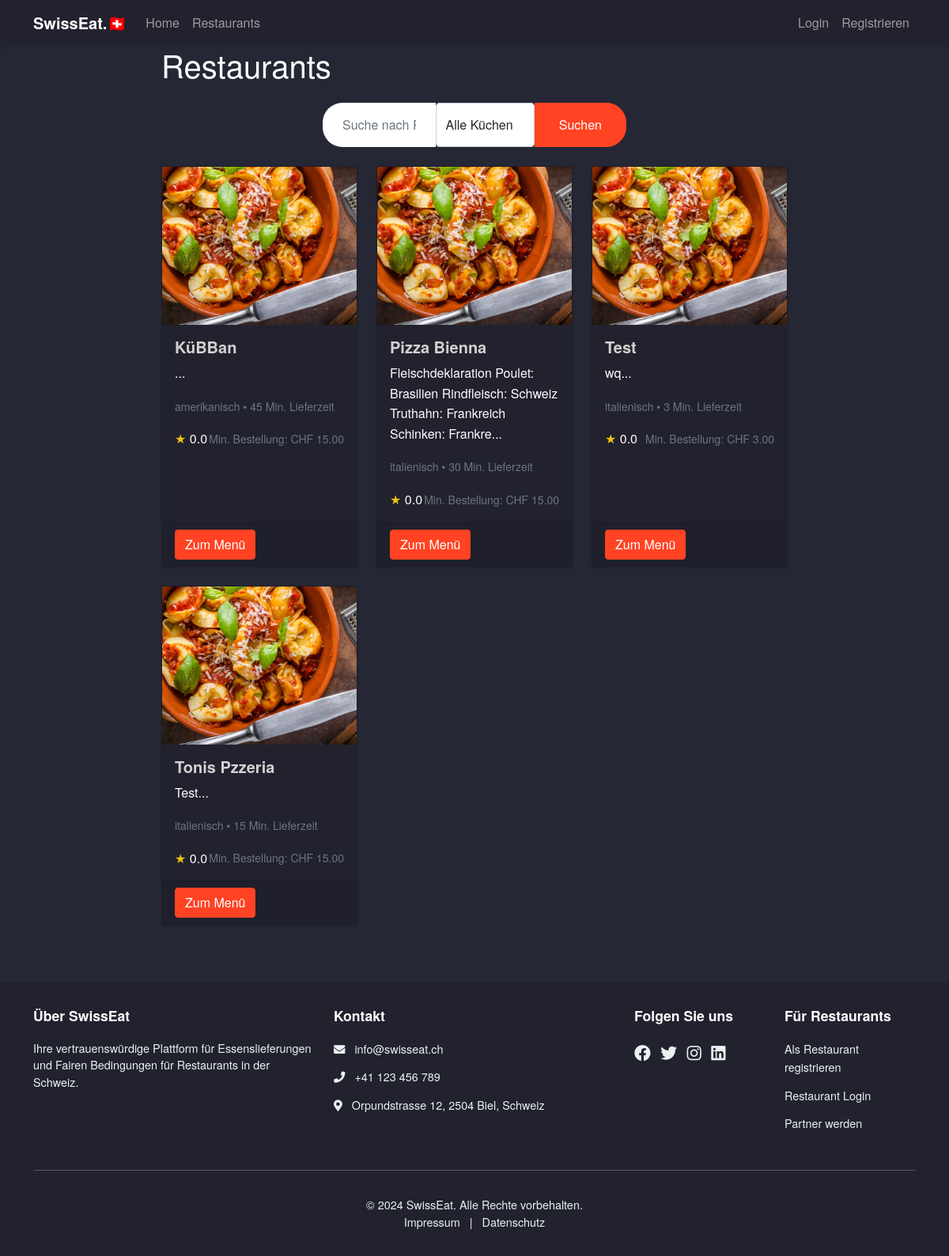
The app's page /restaurants, older data.
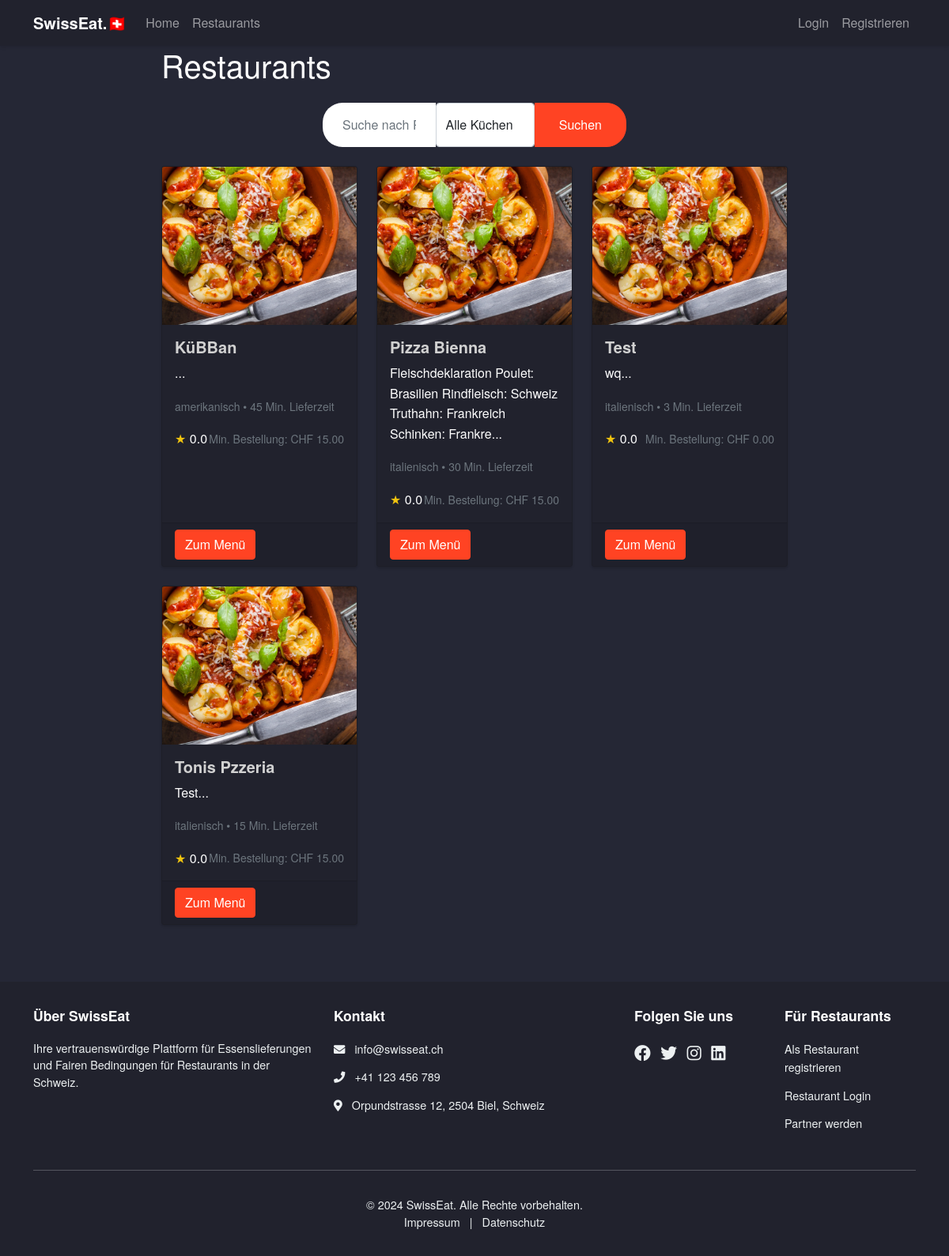
The same page, newer data.
### swisseat/models.py (models this page shows, shortened)
class Restaurant(db.Model):
    id = db.Column(db.Integer, primary_key=True)
    name = db.Column(db.String(100), nullable=False)
    description = db.Column(db.Text)
    address = db.Column(db.String(200), nullable=False)
    cuisine_type = db.Column(db.String(50), nullable=False)
    rating = db.Column(db.Float, default=0.0)
    delivery_time = db.Column(db.Integer, nullable=False)  # in minutes
    minimum_order = db.Column(db.Float, nullable=False)  # in CHF
    delivery_fee = db.Column(db.Float, nullable=False, default=0)  # in CHF
    accepts_cash = db.Column(db.Boolean, nullable=False, default=True)
    accepts_twint = db.Column(db.Boolean, nullable=False, default=True)
    accepts_paypal = db.Column(db.Boolean, nullable=False, default=True)
    is_active = db.Column(db.Boolean, nullable=False, default=True)
    owner_id = db.Column(db.Integer, db.ForeignKey('user.id'), nullable=False)
    menu_items = db.relationship('MenuItem', backref='restaurant', lazy=True)
    orders = db.relationship('Order', backref='restaurant', lazy=True)
    reviews = db.relationship('Review', backref='restaurant', lazy=True)
    carts = db.relationship('Cart', back_populates='restaurant', lazy=True)

### swisseat/restaurants/routes.py (the view)
@restaurants.route("/restaurants")
def list():
    page = request.args.get('page', 1, type=int)
    restaurants_list = Restaurant.query.order_by(Restaurant.name).paginate(page=page, per_page=12)
    return render_template('restaurants/list.html', restaurants=restaurants_list)

### swisseat/templates/restaurants/list.html (shortened to what this page needs)
{% extends "layout.html" %}
{% block content %}
    <div class="restaurant-list container">
        <h1 class="mb-4">Restaurants</h1>
        <div class="list-search-form row mb-4">
            <div class="col-md-6">
                <form method="GET" action="{{ url_for('restaurants.search') }}" style="display: flex;" class="search-container form-inline">
                    <input type="text" name="q" class="form-control mr-2" placeholder="Suche nach Restaurants...">
                    <select name="cuisine" class="form-control mr-2">
                        <option value="">Alle Küchen</option>
                    </select>
                    <button type="submit" class="btn btn-primary">Suchen</button>
                </form>
            </div>
        </div>
        <div class="row">
            {% for restaurant in restaurants.items %}
                <div class="col-md-4 mb-4">
                    <div class="card h-100">
                        <img src="{{ url_for('static', filename='img/restaurants/' + restaurant.id|string + '.jpg') }}"
                             class="card-img-top" alt="{{ restaurant.name }}"
                             style="height: 200px; object-fit: cover;"
                             onerror="this.src='{{ url_for('static', filename='img/default-restaurant.jpg') }}'">
                        <div class="card-body">
                            <h5 class="card-title">{{ restaurant.name }}</h5>
                            <p class="card-text">{{ restaurant.description[:100] }}...</p>
                            <p class="card-text">
                                <small class="text-muted">
                                    {{ restaurant.cuisine_type }} • {{ restaurant.delivery_time }} Min. Lieferzeit
                                </small>
                            </p>
                            <div class="d-flex justify-content-between align-items-center">
                                <div class="rating">
                                    <span class="text-warning">★</span>
                                    <span>{{ "%.1f"|format(restaurant.rating) }}</span>
                                </div>
                                <small class="text-muted">Min. Bestellung: CHF {{ "%.2f"|format(restaurant.minimum_order) }}</small>
                            </div>
                        </div>
                        <div class="card-footer">
                            <a href="{{ url_for('restaurants.menu', restaurant_id=restaurant.id) }}"
                               class="btn btn-primary btn-block">Zum Menü</a>
                        </div>
                    </div>
                </div>
            {% endfor %}
        </div>
    </div>
{% endblock content %}

### swisseat/templates/layout.html (shortened to what this page needs)
<!DOCTYPE html>
<html lang="de">
<head>
    <link href="https://cdn.jsdelivr.net/npm/bootstrap@5.1.3/dist/css/bootstrap.min.css" rel="stylesheet">
    <link rel="stylesheet" href="https://cdnjs.cloudflare.com/ajax/libs/font-awesome/5.15.4/css/all.min.css">
    <link rel="stylesheet" href="{{ url_for('static', filename='css/main.css') }}">
</head>
<body>
    {% include 'includes/header.html' %}
    <main>
        {% block content %}{% endblock %}
    </main>
    {% include 'includes/footer.html' %}
</body>
</html>

### swisseat/templates/includes/header.html (shortened to what this page needs)
<nav class="navbar navbar-expand-lg navbar-dark ">
    <div class="container">
        <a class="navbar-brand" href="{{ url_for('main.home') }}">SwissEat.🇨🇭</a>
        <div class="collapse navbar-collapse" id="navbarNav">
            <ul class="navbar-nav me-auto">
                <li class="nav-item">
                    <a class="nav-link" href="{{ url_for('main.home') }}">Home</a>
                </li>
                <li class="nav-item">
                    <a class="nav-link" href="{{ url_for('restaurants.list') }}">Restaurants</a>
                </li>
            </ul>
            <ul class="navbar-nav">
                {% if current_user.is_authenticated %}
                    <li class="nav-item">
                        <a class="nav-link" href="{{ url_for('cart.view_cart') }}" id="cart-link">
                            <i class="fas fa-shopping-cart"></i>
                            <span class="badge bg-danger" id="cart-count">0</span>
                        </a>
                    </li>
                    <li class="nav-item">
                        <a class="nav-link" href="{{ url_for('users.account') }}">Profil</a>
                    </li>
                    <li class="nav-item">
                        <a class="nav-link" href="{{ url_for('orders.my_orders') }}">Meine Bestellungen</a>
                    </li>
                    {% if current_user.role == 'restaurant_owner' %}
                        {% if current_user.owned_restaurant %}
                            <li class="nav-item">
                                <a class="nav-link" href="{{ url_for('restaurants.dashboard') }}">Restaurant Dashboard</a>
                            </li>
                        {% else %}
                            <li class="nav-item">
                                <a class="nav-link" href="{{ url_for('restaurants.register') }}">Restaurant registrieren</a>
                            </li>
                        {% endif %}
                    {% endif %}
                    <li class="nav-item">
                        <a class="nav-link" href="{{ url_for('users.logout') }}">Logout</a>
                    </li>
                {% else %}
                    <li class="nav-item">
                        <a class="nav-link" href="{{ url_for('users.login') }}">Login</a>
                    </li>
                    <li class="nav-item">
                        <a class="nav-link" href="{{ url_for('users.register') }}">Registrieren</a>
                    </li>
                {% endif %}
            </ul>
        </div>
    </div>
</nav>

### swisseat/templates/includes/footer.html
<footer>
    <div class="container">
        <div class="row">
            <div class="col-md-4">
                <h5>Über SwissEat</h5>
                <p>Ihre vertrauenswürdige Plattform für Essenslieferungen und Fairen Bedingungen für Restaurants in der Schweiz.</p>
            </div>
            <div class="col-md-4">
                <h5>Kontakt</h5>
                <ul class="list-unstyled">
                    <li><i class="fas fa-envelope me-2"></i> info@swisseat.ch</li>
                    <li><i class="fas fa-phone me-2"></i> +41 123 456 789</li>
                    <li><i class="fas fa-map-marker-alt me-2"></i> Orpundstrasse 12, 2504 Biel, Schweiz</li>
                </ul>
            </div>
            <div class="col-md-4">
                <div class="row">
                    <div class="col-6">
                        <h5>Folgen Sie uns</h5>
                        <div class="social-links">
                            <a href="#" class="me-2"><i class="fab fa-facebook"></i></a>
                            <a href="#" class="me-2"><i class="fab fa-twitter"></i></a>
                            <a href="#" class="me-2"><i class="fab fa-instagram"></i></a>
                            <a href="#"><i class="fab fa-linkedin"></i></a>
                        </div>
                    </div>
                    <div class="col-6">
                        <h5>Für Restaurants</h5>
                        <ul class="list-unstyled">
                            <li><a href="{{ url_for('users.register_restaurant') }}">Als Restaurant registrieren</a></li>
                            <li><a href="{{ url_for('users.login') }}">Restaurant Login</a></li>
                            <li><a href="{{ url_for('main.partner') }}">Partner werden</a></li>
                        </ul>
                    </div>
                </div>
            </div>
        </div>
        <hr>
        <div class="text-center">
            <p class="mb-0">&copy; 2024 SwissEat. Alle Rechte vorbehalten. <br>
                <a href="{{ url_for('main.impressum') }}">Impressum</a> | <a href="{{ url_for('main.privacy') }}">Datenschutz</a></p>
        </div>
    </div>
</footer>

### swisseat/static/css/main.css (style rules this page uses)
body { background-color: #252735; font-family: 'Helvetica Neue', Arial, sans-serif; line-height: 1.6; color: #fdfdfd; }
a { color: #ff4323; text-decoration: none; }
.navbar { box-shadow: 0 2px 4px rgba(0,0,0,0.1); background-color: #21222d; }
.navbar-brand { font-weight: bold; color: #ffffff !important; }
.card { background-color: #21222d; transition: transform 0.2s ease-in-out; box-shadow: 0 2px 3px rgba(0,0,0,0.15); }
.card-title { color: #d1d1d1; font-weight: 600; }
.btn-primary { background-color: #ff4323; border-color: #ff4323; }
footer { bottom: 0; justify-content: center; width: 100%; background-color: #21222d; color: #ecf0f1; padding: 2rem 0; margin-top: 3rem; }
footer h5 { color: #fff; margin-bottom: 1.2rem; font-weight: 600; font-size: 1.1rem; }
footer ul { list-style: none; padding: 0; }
footer ul li { margin-bottom: 0.8rem; font-size: 0.9rem; }
footer p { font-size: 0.9rem; line-height: 1.5; }
footer a { color: #ecf0f1; text-decoration: none; transition: color 0.3s ease; }
.social-links { margin-bottom: 1rem; }
.social-links a { font-size: 1.3rem; color: #ecf0f1; transition: color 0.3s ease; }
footer hr { border-color: rgba(255, 255, 255, 0.1); margin: 2rem 0; }
footer .text-center a { color: #ecf0f1; text-decoration: none; margin: 0 0.5rem; transition: color 0.3s ease; }
.rating .text-warning { color: #f1c40f !important; }
.card-img-top { height: 200px; object-fit: cover; }
.search-container { max-width: 600px; margin: 0 auto; }
.search-container input { border-radius: 25px 0 0 25px; border: none; padding: 15px 25px; }
.search-container button { border-radius: 0 25px 25px 0; padding: 15px 30px; }
.list-search-form { display: flex; justify-content: center; align-items: center; }
.restaurant-list { margin-top: 50px; max-width: 68%; justify-content: center; margin: 0 auto; }

Row changes from the older to the newer data that the page shows:
changed Restaurant "wq": minimum_order "3.00" → "0.00"
